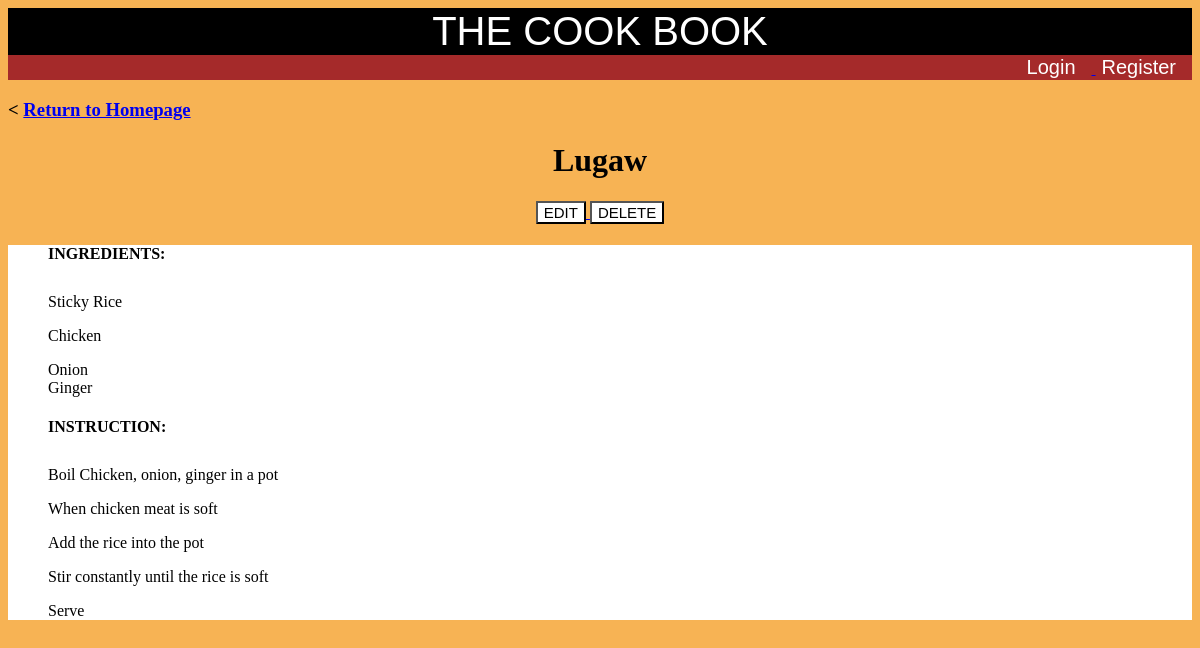
Page /2/ on the committed database.
### cookbook/models.py (models this page shows, shortened)
class Recipe(models.Model):
    recipe_title = models.CharField(max_length = 250)
    ingredients = models.TextField()
    instruction = models.TextField()

### cookbook/views.py (the view)
# urls.py: path('<pk>/', views.RecipeView.as_view(), name = 'recipe'),
class RecipeView(generic.DetailView):
    model = Recipe
    template_name = 'cookbook/recipe.html'

### cookbook/templates/cookbook/recipe.html (shortened to what this page needs)
{% extends 'cookbook/base.html' %}
{% block body %}
<div>
    <h3>
        &lt;
        <a href = "{% url 'cookbook:index' %}">
            Return to Homepage
        </a>
    </h3>
    <center><h1>{{ recipe.recipe_title }}</h1></center>
    <center>
        <a href="{% url 'cookbook:recipe-update' recipe.id %}" method = "post">
            <button class = "action">
                EDIT
            </button>
        </a>
        <a href="{% url 'cookbook:recipe-delete' recipe.id %}" method = "post">
            <button class = "action">
                DELETE
            </button>
        </a>
    </center>
        <ul class = "background_white">
            <div>
                <h4>INGREDIENTS:</h4>
                <p class = "text_30">{{ recipe.ingredients|linebreaks }}</p>
            </div>
            <div>
                <h4>INSTRUCTION:</h4>
                <p class = "text_30">{{ recipe.instruction|linebreaks }}</p>
            </div>
        </ul>
</div>
{% endblock %}

### website/static/nav.css (style rules this page uses)
.action { font-size: 15px; color: black; border: 1; background: white; box-shadow: none; border-radius: 1px; cursor: pointer; }
.text_30 { font-size: 30px; }
.background_white { background-color: white; }
body { background-color: #f7b354; }

### rows in the picture
Recipe: recipe_title "Lugaw", ingredients "Sticky Rice Chicken Onion Ginger", instruction "Boil Chicken, onion, ginger in a pot When chicken meat is soft Add the rice into the pot Stir constantly until the rice is soft Serve"
